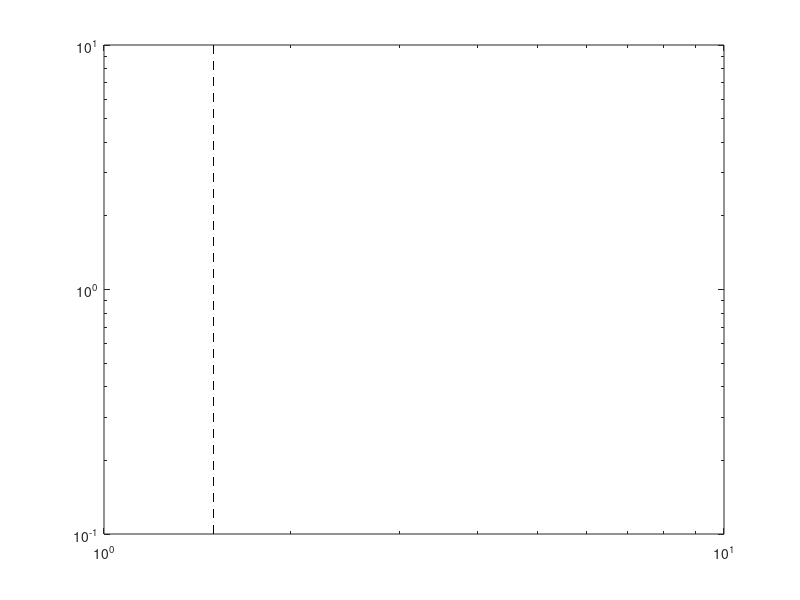

Write the MATLAB code that produced this figure.

%M2
yy = get(gca, 'ylim');
%yy = [1e0 1e4];
xx = 1./[12.42/24  12.42/24];
loglog(xx, yy, '--k')
%text(xx(1), 2e-1, 'M_2', 'color', 'k', 'horizontalalignment', 'center')

%M3
yy = get(gca, 'ylim');
xx = 1./[12.42/24  12.42/24] + 1./[23.93/24  23.93/24];
loglog(xx, yy, '--k')


%M4
yy = get(gca, 'ylim');
%yy = [1e0 5e3];
xx = 1./([12.42/24  12.42/24]./2);
loglog(xx, yy, '--k')
%text(xx(1), 2e-1, 'M_4', 'color', 'k', 'horizontalalignment', 'center')

% $$$ %M5
% $$$ yy = [1e-5 5e-2];
% $$$ %yy = [1e0 5e3];
% $$$ xx = 1./[12.42/24  12.42/24] + 2.*(1./[23.93/24  23.93/24]);
% $$$ loglog(xx, yy, 'k')
% $$$ text(xx(1), 5e-6, 'M_2 + 2K_1', 'color', 'k', 'horizontalalignment', 'center')


% $$$ %M6
% $$$ yy = get(gca, 'ylim');
% $$$ %yy = [5e-1 5e2];
% $$$ xx = 1./([12.42/24  12.42/24]./3);
% $$$ loglog(xx, yy, '--k')
% $$$ %text(xx(1), 2e-1, 'M_6', 'color', 'k', 'horizontalalignment', 'center')


%K1
yy = get(gca, 'ylim');
%yy = [5e-1 5e2];
xx = 1./([23.93/24  23.93/24]);
loglog(xx, yy, '--k')


% f
yy = get(gca, 'ylim');
xx = 1./([15.981/24  15.981/24]);
loglog(xx, yy, '--k')


